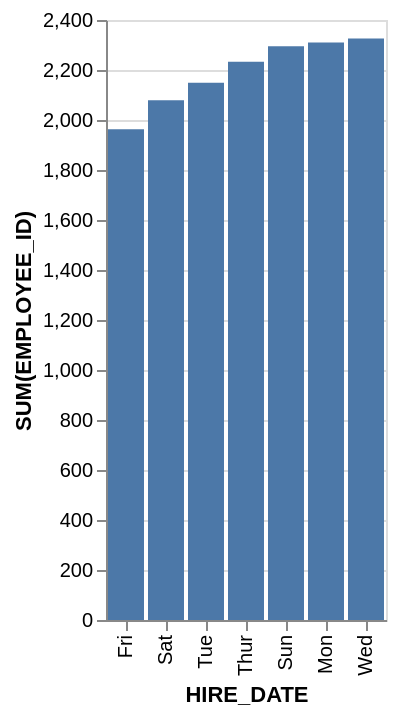

Here is the Vega-Lite specification saved for this chart:
### Vega-Lite specification from a JSON file in a GitHub repository (floating-point values rounded to 4 significant figures)
{"data": {"values": [{"x_data": "Fri", "y_data": 1963}, {"x_data": "Sat", "y_data": 2079}, {"x_data": "Tue", "y_data": 2149}, {"x_data": "Thur", "y_data": 2233}, {"x_data": "Sun", "y_data": 2295}, {"x_data": "Mon", "y_data": 2310}, {"x_data": "Wed", "y_data": 2326}]}, "mark": "bar", "encoding": {"x": {"field": "x_data", "type": "nominal", "title": "HIRE_DATE", "sort": {"op": "sum", "field": "y_data", "order": "ascending"}}, "y": {"field": "y_data", "type": "quantitative", "title": "SUM(EMPLOYEE_ID)"}}}
